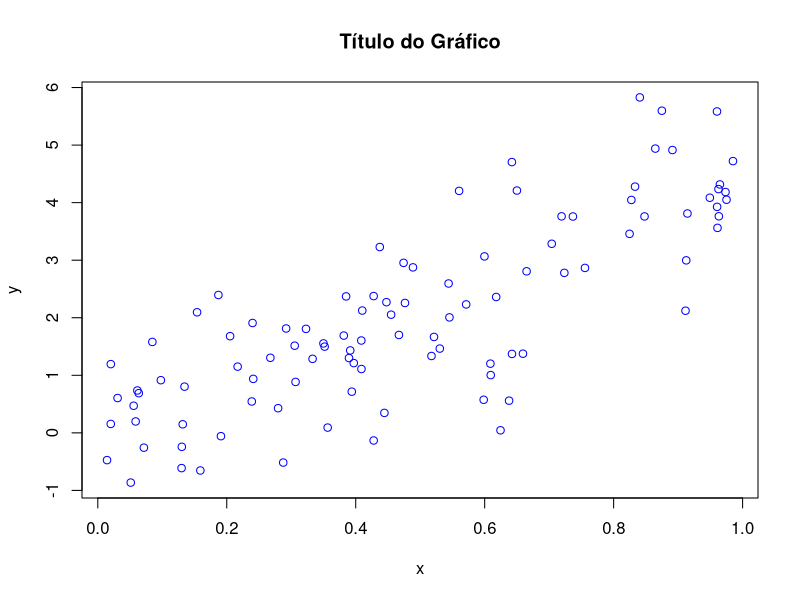
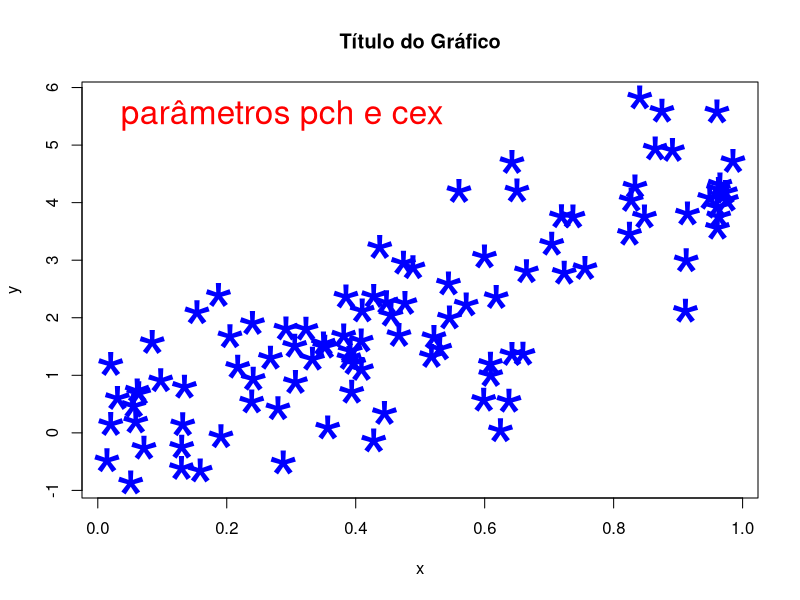
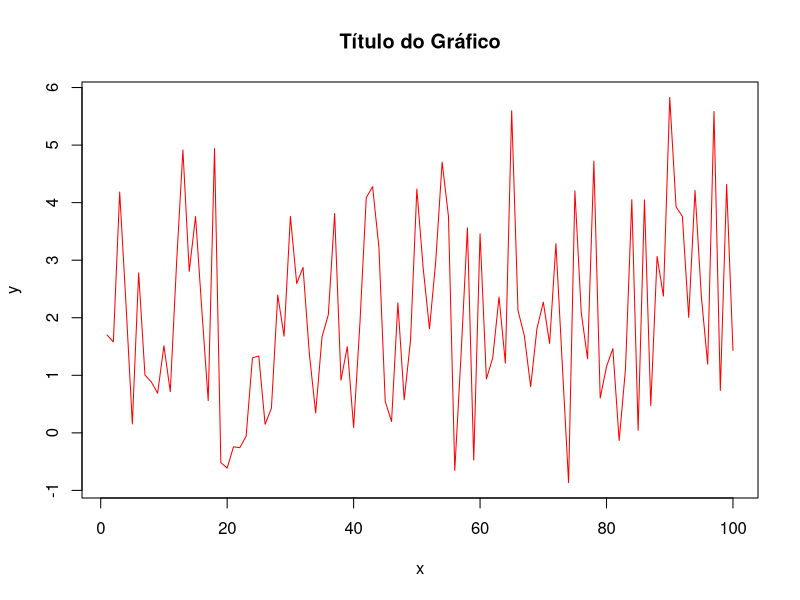
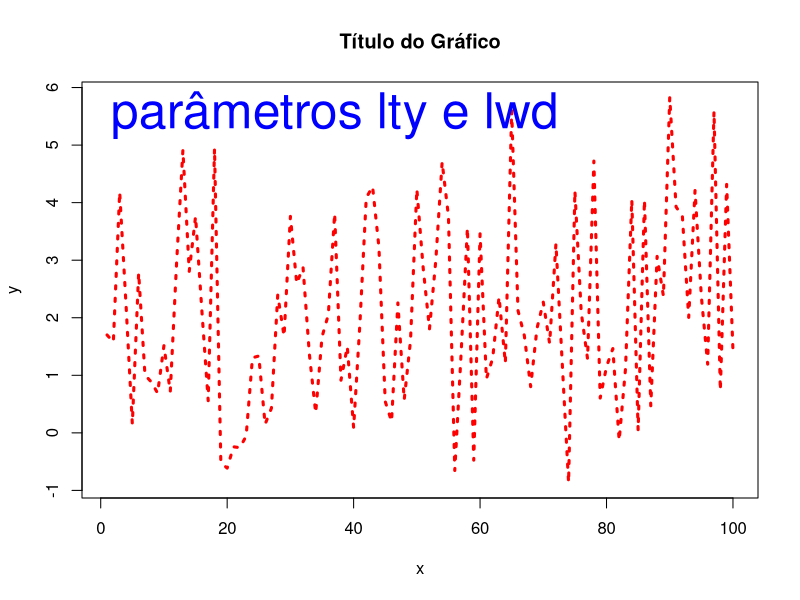
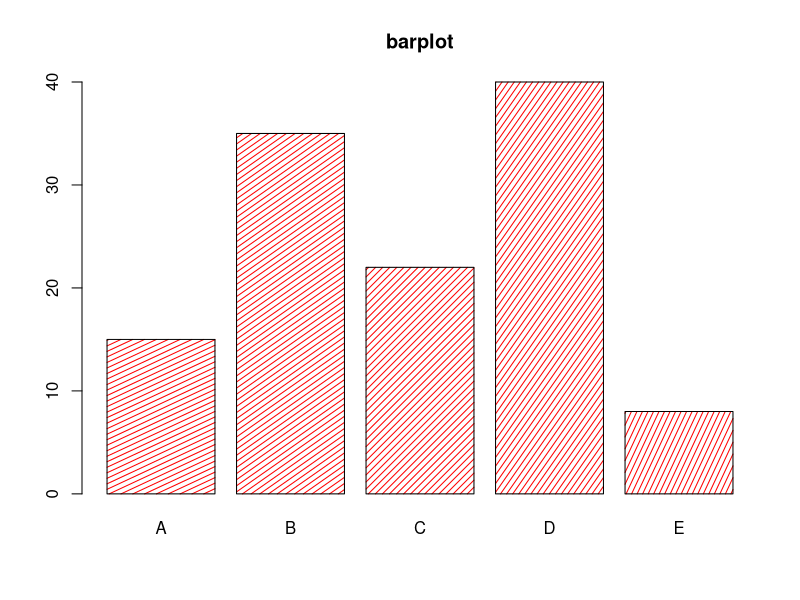
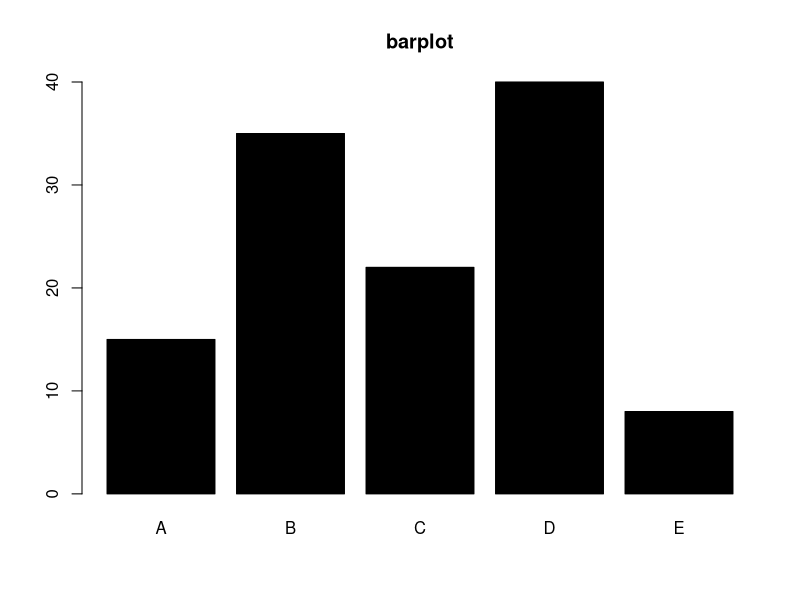
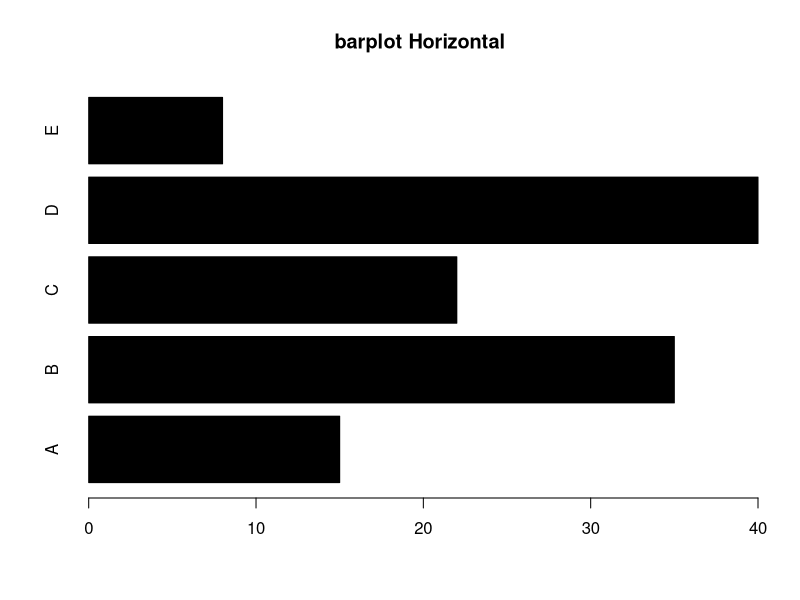
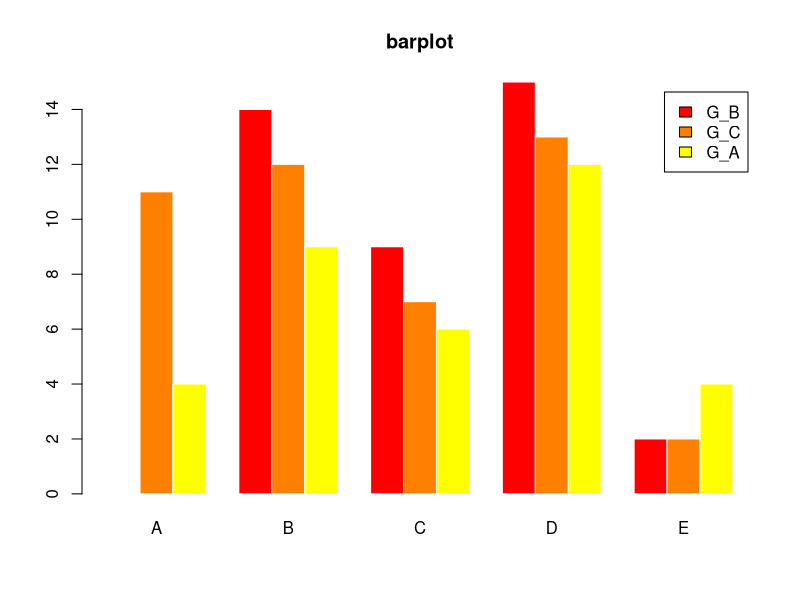

Write the R code that produced these figures, in order.
## ---- chunk 1
 set.seed(333)
 x = runif(100)
 y = 4*x+rnorm(100)
 grp = factor(rep(1:5,20))
 grpl = factor(rep(LETTERS[1:5],c(15,35,22,40,8)))
 gg=factor(rep(c("G_A","G_B","G_C"),c(40,45,35)))
gg=sample(gg)
## ---- chunk 2
plot(x,y,type="p",main="Título do Gráfico",
xlab="x",ylab="y",col="blue")
## ---- chunk 3
plot(x,y,type="p",main="Título do Gráfico",
xlab="x",ylab="y",col="blue", pch="*",cex=5)
text(0.02,5.5,"parâmetros pch e cex",pos=4,col="red",cex=2)
## ---- chunk 4
plot(y,type="l",main="Título do Gráfico",
xlab="x",ylab="y",col="red")
## ---- chunk 5
plot(y,type="l",main="Título do Gráfico",
xlab="x",ylab="y",col="red",lty=3, lwd=3)
text(0.02,5.5,"parâmetros lty e lwd",pos=4,
     col="blue",cex=3)
## ---- chunk 6
 barplot(table(grpl),angle = 15+10*1:5, density = 20,
         main="barplot",col="red")
## ---- chunk 7
 barplot(table(grpl),col="black",  main="barplot")
## ---- chunk 8
 barplot(table(grpl),col="black",horiz=TRUE, 
         main="barplot Horizontal")
## ---- chunk 9
 barplot(table(gg,grpl),beside=TRUE,col=heat.colors(3),
border="white",legend=unique(gg),  main="barplot")
## ---- chunk 10
hist(y,density=10,main="hist", col="blue")
## ---- chunk 11
 boxplot(split(y,grp),names=paste("Grp ",1:5,sep=""),
         main="boxplot")
## ---- chunk 12
 plot(x,y,type="p",main="points")
 points(c(0.2,0.4,0.6),c(1,3,5),pch=9,cex=4, col="red")
## ---- chunk 13
 plot(x,y,main="abline")
 abline(lsfit(x,y))
 abline(a=0,b=4.5,col="red")
## ---- chunk 14
plot(y,type="l",main="lines")
 lines(c(y[-1]+1,0), col="red")
## ---- chunk 15
plot(x,y,type="n",main="text")
text(x,y,cex=2)
text(0.02,5.5,"detalhes: ?text", pos=4, cex=3,col="red")
## ---- chunk 16
plot(x,y,xlab=NA, ylab=NA)
title("Título", cex.main = 2,   font.main= 4, 
      col.main= "blue",xlab = "Eixo x",ylab = "Eixo y",
      cex.lab = 0.75, font.lab = 3, col.lab = "red")
## ---- chunk 17
set.seed(999)
v2=rnorm(150,1,2)

plot(v2,type="l",col="seagreen4",lty=4, lwd=2 )

## ---- chunk 18
set.seed(999)
v2=rnorm(150,1,2)
v3=rnorm(150,1,4)

plot(v2,type="l",col="seagreen4",lty=4, lwd=2 )
lines(v3,col="peachpuff4", lty=5,lwd=1) #valores 
#fora dos limites.  v3 mal representada no gráfico.
#V3 tem maior amplitudea que v2
## ---- chunk 19
lim=range(c(v3,v2))

plot(v2,type="l",col="seagreen4",lty=4, lwd=2 ,ylim=lim)
lines(v3,col="peachpuff4", lty=5,lwd=1) 

## ---- chunk 20
Vel=c(4,10,15);Dist=c(2,18,20)
plot(Vel,Dist,pch=c(3,15,17),col="salmon4")
text(Vel,Dist,c("A","B","C"),pos=c(3,2,1))
## ---- chunk 21
Vel=c(4,10,15);Dist=c(2,18,20)
plot(Vel,Dist)
text(Vel,Dist,c("A","B","C"),pos=c(3,2,1))
text(35,25,"D", col="yellow") # esta fora da janela gráfica
## ---- chunk 22
# Corrigindo
Vel=c(4,10,15,35);Dist=c(2,18,20,25)
plot(Vel,Dist,type="n")
points(Vel[1:3],Dist[1:3],pch=c(3,15,17))
text(Vel[1:3],Dist[1:3],c("A","B","C"),pos=c(3,2,1))
points(Vel[4],Dist[4], col="yellow4",pch=19)
text(Vel[4],Dist[4],"D", pos=1,col="yellow3") # esta fora da janela gráfica

## ---- chunk 23
#sendo o objeto dados:
dados=data.frame(grp,x,y)
# quantos grupos e tamanho dos grupos
table(dados$grp) 

# Plot (forma geral)
plot(dados[,c(2,3)],type="n")
points(dados[dados$grp==1,c(2,3)],col=1)
points(dados[dados$grp==2,c(2,3)],col=2)
points(dados[dados$grp==3,c(2,3)],col=3)
points(dados[dados$grp==4,c(2,3)],col=4)
points(dados[dados$grp==5,c(2,3)],col=5)
## ---- chunk 24
# Plot (uma forma alternativa)
# usando o split
gp=split(dados[,c(2,3)],grp)

#plot(dados[,c(2,3)],type="n")
#points(gp$`1`,col=1)
plot(gp$`1`,xlim=c(range(dados[,"x"])),ylim=c(range(dados[,"y"])))
points(gp$`2`,col=2)
points(gp$`3`,col=3)
points(gp$`4`,col=4)
points(gp$`5`,col=5)
